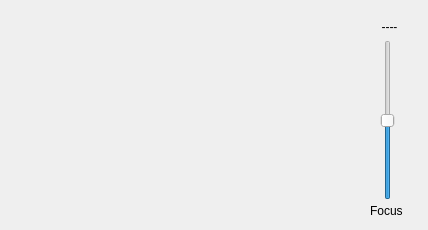
     <widget class="QWidget" name="tabCamera">
      <property name="cursor">
       <cursorShape>PointingHandCursor</cursorShape>
      </property>
      <attribute name="icon">
       <iconset resource="images/images.qrc">
        <normaloff>:/new/Myresource/tab/camera.png</normaloff>:/new/Myresource/tab/camera.png</iconset>
      </attribute>
      <attribute name="title">
       <string>Camera</string>
      </attribute>
      <widget class="QSlider" name="verticalSliderFocus">
       <property name="geometry">
        <rect>
         <x>380</x>
         <y>40</y>
         <width>16</width>
         <height>160</height>
        </rect>
       </property>
       <property name="maximum">
        <number>1023</number>
       </property>
       <property name="value">
        <number>511</number>
       </property>
       <property name="sliderPosition">
        <number>511</number>
       </property>
       <property name="orientation">
        <enum>Qt::Vertical</enum>
       </property>
      </widget>
      <widget class="QLabel" name="label_4">
       <property name="geometry">
        <rect>
         <x>370</x>
         <y>200</y>
         <width>41</width>
         <height>21</height>
        </rect>
       </property>
       <property name="text">
        <string>Focus</string>
       </property>
      </widget>
      <widget class="QLabel" name="label_FocusPos">
       <property name="geometry">
        <rect>
         <x>360</x>
         <y>20</y>
         <width>59</width>
         <height>14</height>
        </rect>
       </property>
       <property name="text">
        <string>----</string>
       </property>
       <property name="alignment">
        <set>Qt::AlignCenter</set>
       </property>
      </widget>
     </widget>
